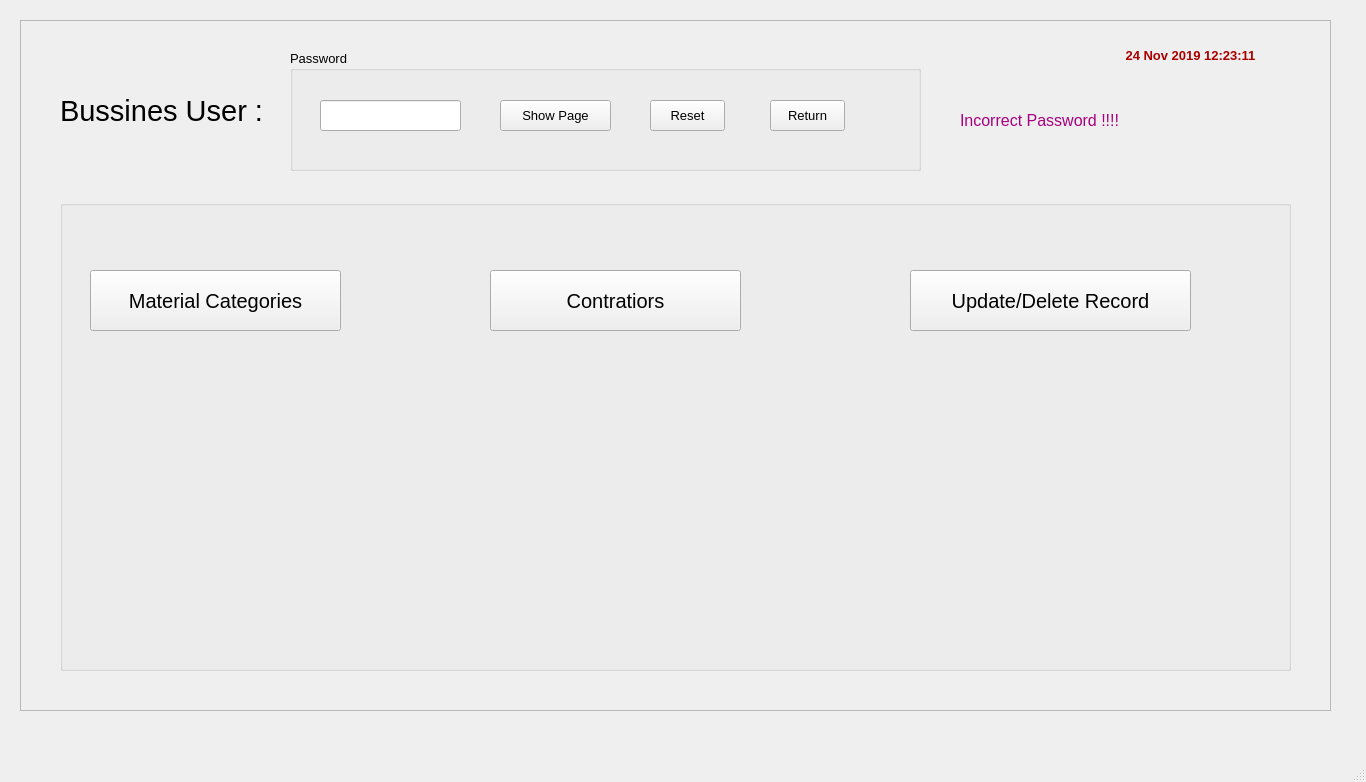
<?xml version="1.0" encoding="UTF-8"?>
<ui version="4.0">
 <class>MainWindow</class>
 <widget class="QMainWindow" name="MainWindow">
  <property name="geometry">
   <rect>
    <x>0</x>
    <y>0</y>
    <width>1366</width>
    <height>782</height>
   </rect>
  </property>
  <property name="baseSize">
   <size>
    <width>0</width>
    <height>0</height>
   </size>
  </property>
  <property name="windowTitle">
   <string>MainWindow</string>
  </property>
  <widget class="QWidget" name="centralwidget">
   <widget class="QFrame" name="frame">
    <property name="geometry">
     <rect>
      <x>20</x>
      <y>20</y>
      <width>1311</width>
      <height>691</height>
     </rect>
    </property>
    <property name="frameShape">
     <enum>QFrame::StyledPanel</enum>
    </property>
    <property name="frameShadow">
     <enum>QFrame::Raised</enum>
    </property>
    <widget class="QLabel" name="label">
     <property name="geometry">
      <rect>
       <x>40</x>
       <y>60</y>
       <width>201</width>
       <height>61</height>
      </rect>
     </property>
     <property name="font">
      <font>
       <family>MS Sans Serif</family>
       <pointsize>22</pointsize>
      </font>
     </property>
     <property name="text">
      <string>Bussines User :</string>
     </property>
    </widget>
    <widget class="QGroupBox" name="groupBox">
     <property name="geometry">
      <rect>
       <x>270</x>
       <y>30</y>
       <width>631</width>
       <height>121</height>
      </rect>
     </property>
     <property name="font">
      <font>
       <family>MS Sans Serif</family>
       <pointsize>10</pointsize>
      </font>
     </property>
     <property name="title">
      <string>Password</string>
     </property>
     <widget class="QLineEdit" name="lineEdit">
      <property name="geometry">
       <rect>
        <x>30</x>
        <y>50</y>
        <width>141</width>
        <height>31</height>
       </rect>
      </property>
      <property name="text">
       <string/>
      </property>
      <property name="echoMode">
       <enum>QLineEdit::Password</enum>
      </property>
     </widget>
     <widget class="QPushButton" name="pushButton">
      <property name="geometry">
       <rect>
        <x>210</x>
        <y>50</y>
        <width>111</width>
        <height>31</height>
       </rect>
      </property>
      <property name="text">
       <string>Show Page</string>
      </property>
     </widget>
     <widget class="QPushButton" name="pushButton_2">
      <property name="geometry">
       <rect>
        <x>360</x>
        <y>50</y>
        <width>75</width>
        <height>31</height>
       </rect>
      </property>
      <property name="text">
       <string>Reset</string>
      </property>
     </widget>
     <widget class="QPushButton" name="pushButton_3">
      <property name="geometry">
       <rect>
        <x>480</x>
        <y>50</y>
        <width>75</width>
        <height>31</height>
       </rect>
      </property>
      <property name="text">
       <string>Return</string>
      </property>
     </widget>
    </widget>
    <widget class="QGroupBox" name="groupBox_2">
     <property name="geometry">
      <rect>
       <x>40</x>
       <y>180</y>
       <width>1231</width>
       <height>471</height>
      </rect>
     </property>
     <property name="font">
      <font>
       <family>MS Sans Serif</family>
       <pointsize>15</pointsize>
      </font>
     </property>
     <property name="title">
      <string/>
     </property>
     <widget class="QPushButton" name="pushButton_5">
      <property name="geometry">
       <rect>
        <x>430</x>
        <y>70</y>
        <width>251</width>
        <height>61</height>
       </rect>
      </property>
      <property name="text">
       <string>Contratiors</string>
      </property>
     </widget>
     <widget class="QPushButton" name="pushButton_9">
      <property name="geometry">
       <rect>
        <x>30</x>
        <y>70</y>
        <width>251</width>
        <height>61</height>
       </rect>
      </property>
      <property name="font">
       <font>
        <pointsize>15</pointsize>
       </font>
      </property>
      <property name="text">
       <string>Material Categories</string>
      </property>
     </widget>
     <widget class="QPushButton" name="pushButton_10">
      <property name="geometry">
       <rect>
        <x>850</x>
        <y>70</y>
        <width>281</width>
        <height>61</height>
       </rect>
      </property>
      <property name="font">
       <font>
        <pointsize>15</pointsize>
       </font>
      </property>
      <property name="text">
       <string>Update/Delete Record</string>
      </property>
     </widget>
    </widget>
    <widget class="QLabel" name="label_2">
     <property name="geometry">
      <rect>
       <x>940</x>
       <y>80</y>
       <width>181</width>
       <height>41</height>
      </rect>
     </property>
     <property name="font">
      <font>
       <family>MS Sans Serif</family>
       <pointsize>12</pointsize>
      </font>
     </property>
     <property name="styleSheet">
      <string notr="true">color: rgb(170, 0, 127);</string>
     </property>
     <property name="text">
      <string>Incorrect Password !!!!</string>
     </property>
    </widget>
    <widget class="QLabel" name="label_3">
     <property name="geometry">
      <rect>
       <x>1060</x>
       <y>20</y>
       <width>221</width>
       <height>31</height>
      </rect>
     </property>
     <property name="font">
      <font>
       <family>MS Sans Serif</family>
       <pointsize>10</pointsize>
       <weight>75</weight>
       <bold>true</bold>
      </font>
     </property>
     <property name="styleSheet">
      <string notr="true">color: rgb(0, 0, 255);
color: rgb(170, 0, 0);</string>
     </property>
     <property name="text">
      <string>24 Nov 2019 12:23:11</string>
     </property>
     <property name="alignment">
      <set>Qt::AlignCenter</set>
     </property>
    </widget>
   </widget>
  </widget>
  <widget class="QMenuBar" name="menubar">
   <property name="geometry">
    <rect>
     <x>0</x>
     <y>0</y>
     <width>1366</width>
     <height>21</height>
    </rect>
   </property>
  </widget>
  <widget class="QStatusBar" name="statusbar"/>
 </widget>
 <resources/>
 <connections/>
</ui>
